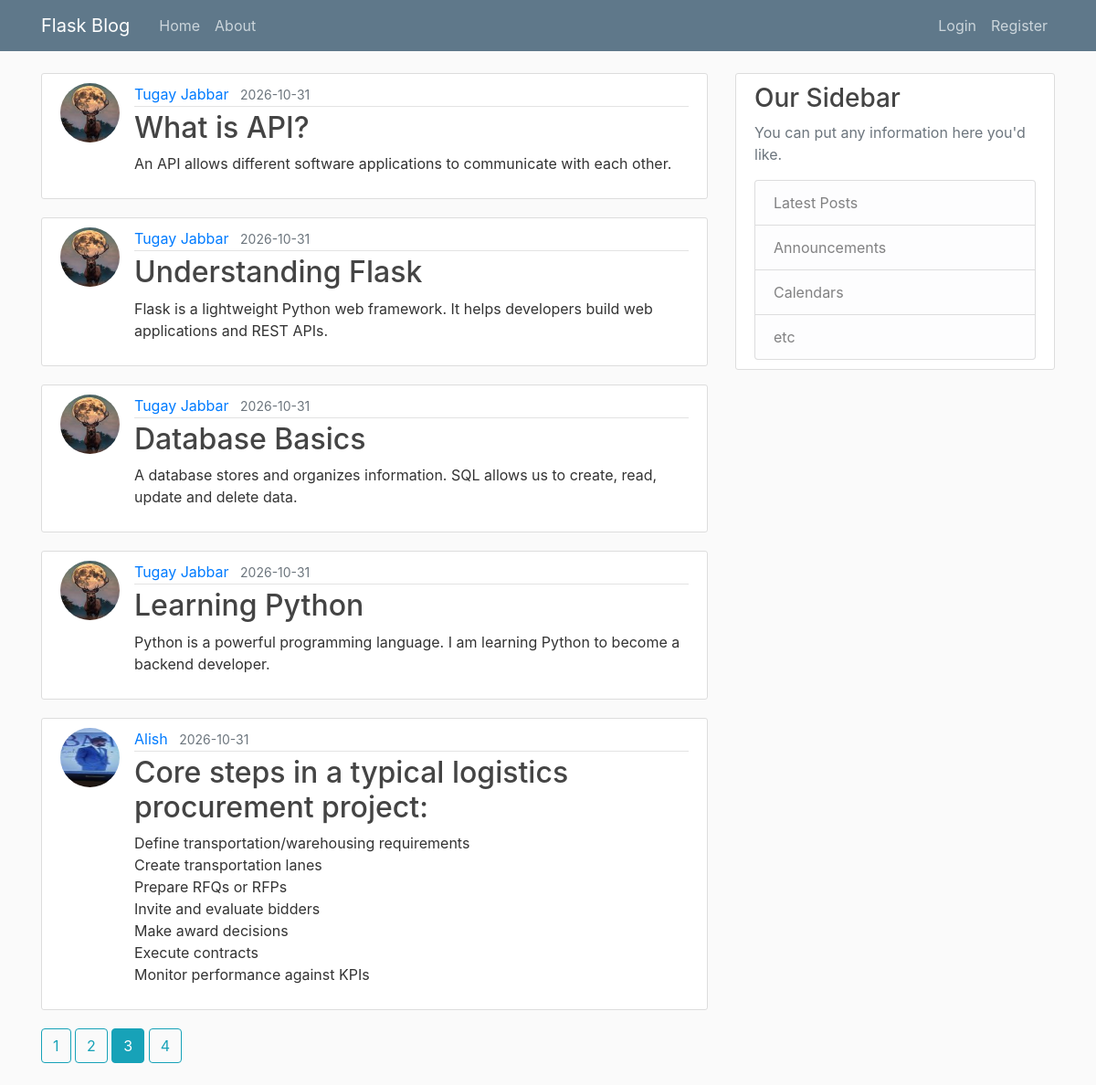
Screenshot of /home?page=3 with the database file from the repository.
### flaskblog/models.py (models this page shows, shortened)
class Post(db.Model):
    id = db.Column(db.Integer, primary_key=True)
    title = db.Column(db.String(100), nullable=False)
    date_posted = db.Column(db.DateTime, nullable=False, default=datetime.utcnow)
    content = db.Column(db.Text, nullable=False)
    user_id = db.Column(db.Integer, db.ForeignKey('user.id'), nullable=False)

class User(db.Model, UserMixin):
    id = db.Column(db.Integer, primary_key=True)
    username = db.Column(db.String(20), unique=True, nullable=False)
    email = db.Column(db.String(120), unique=True, nullable=False)
    image_file = db.Column(db.String(20), nullable=False, default='default.jpg')
    password = db.Column(db.String(60), nullable=False)
    posts = db.relationship("Post", backref='author', lazy=True)

### flaskblog/routes.py (the view)
@app.route("/")
@app.route("/home")
def home():
    page = request.args.get("page", 1, type=int)
    posts = Post.query.order_by(Post.date_posted.desc()).paginate(page=page, per_page=5)
    return render_template('home.html', posts=posts)

### flaskblog/templates/home.html
{% extends "layout.html" %}
{% block content %}
    {% for post in posts.items %}
        <article class="media content-section">
          <img class="rounded-circle article-img" src="{{ url_for('static', filename='profile_pics/' + post.author.image_file) }}">
          <div class="media-body">
            <div class="article-metadata">
              <a class="mr-2" href="{{ url_for('user_posts', username=post.author.username) }}">{{ post.author.username }}</a>
              <small class="text-muted">{{ post.date_posted.strftime('%Y-%m-%d') }}</small>
            </div>
            <h2><a class="article-title" href="{{ url_for('post', post_id=post.id) }}">{{ post.title }}</a></h2>
            <p class="article-content">{{ post.content }}</p>
          </div>
        </article>
    {% endfor %}
    {% for page_num in posts.iter_pages(left_edge=1, right_edge=1, left_current=1, right_current=2) %}
      {% if page_num %}
        {% if posts.page == page_num %}
          <a class="btn btn-info mb-4" href="{{ url_for('home', page=page_num) }}">{{ page_num }}</a>
        {% else %}
          <a class="btn btn-outline-info mb-4" href="{{ url_for('home', page=page_num) }}">{{ page_num }}</a>
        {% endif %}
      {% else %}
        ...
      {% endif %}
    {% endfor %}
{% endblock content %}

### flaskblog/static/main.css (style rules this page uses)
body { background: #fafafa; color: #333333; margin-top: 5rem; }
h1, h2, h3, h4, h5, h6 { color: #444444; }
.content-section { background: #ffffff; padding: 10px 20px; border: 1px solid #dddddd; border-radius: 3px; margin-bottom: 20px; }
.article-title { color: #444444; }
.article-content { white-space: pre-line; }
.article-img { height: 65px; width: 65px; margin-right: 16px; }
.article-metadata { padding-bottom: 1px; margin-bottom: 4px; border-bottom: 1px solid #e3e3e3 }

### rows the page displays
Post: image_file (picture), author.username "Tugay Jabbar", date_posted "2026-10-31", title "What is API?", content "An API allows different software applications to communicate with each other."
Post: image_file (picture), author.username "Tugay Jabbar", date_posted "2026-10-31", title "Understanding Flask", content "Flask is a lightweight Python web framework. It helps developers build web applications and REST APIs."
Post: image_file (picture), author.username "Tugay Jabbar", date_posted "2026-10-31", title "Database Basics", content "A database stores and organizes information. SQL allows us to create, read, update and delete data."
Post: image_file (picture), author.username "Tugay Jabbar", date_posted "2026-10-31", title "Learning Python", content "Python is a powerful programming language. I am learning Python to become a backend developer."
Post: image_file (picture), author.username "Alish", date_posted "2026-10-31", title "Core steps in a typical logistics procurement project:", content "Define transportation/warehousing requirements Create transportation lanes Prepare RFQs or RFPs Invite and evaluate bidders Make award decisions Execute contracts Monitor performance against KPIs"

### other values shown
{{ page_num }} "1" "2" "4"
{{ page_num }} "3"
